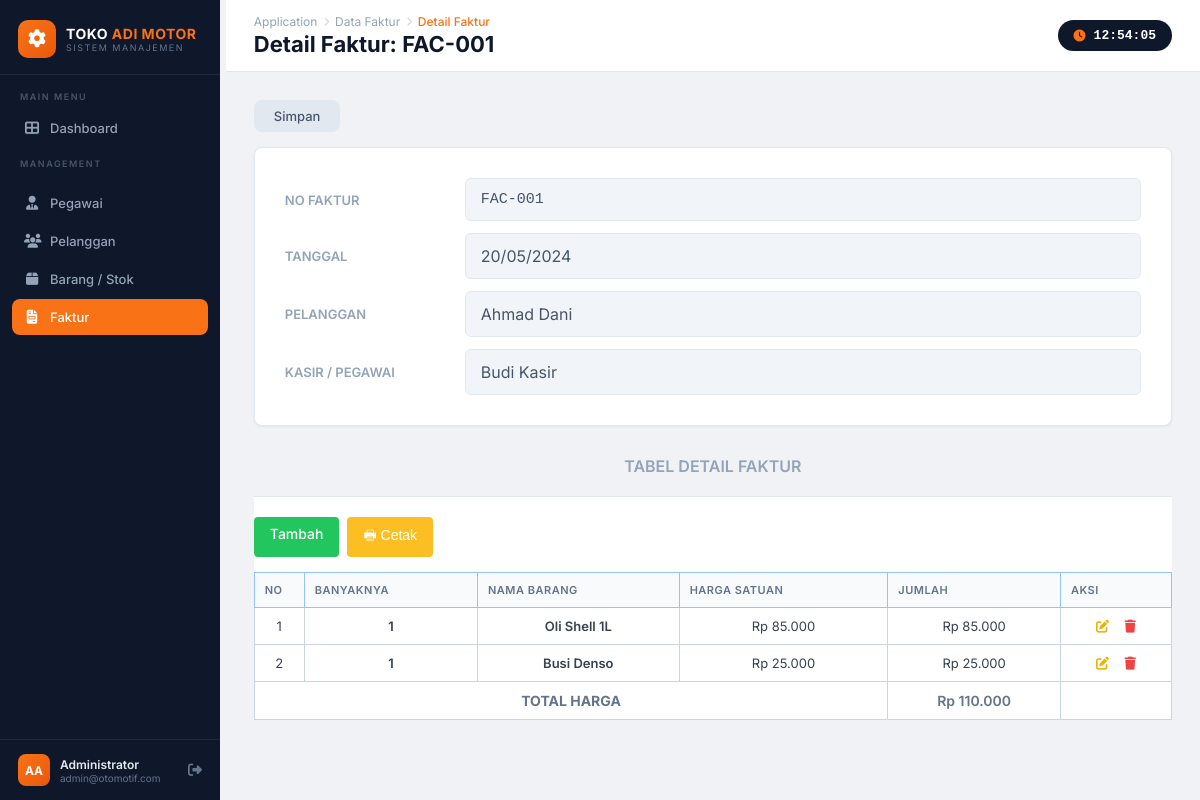
The page /faktur/fakturdetaillihat.php?NoFaktur=FAC-001 on the database its author committed.
### tables this page shows
CREATE TABLE `faktur` (
  `NoFaktur` varchar(15) NOT NULL,
  `Tanggal` date NOT NULL,
  `Total` int(11) NOT NULL,
  `IDPELANGGAN` varchar(10) DEFAULT NULL,
  `IDPEGAWAI` varchar(10) DEFAULT NULL
);

CREATE TABLE `pelanggan` (
  `idpelanggan` varchar(10) NOT NULL,
  `namapelanggan` varchar(100) NOT NULL
);

CREATE TABLE `pegawai` (
  `idpegawai` varchar(10) NOT NULL,
  `NamaPegawai` varchar(100) NOT NULL,
  `TTD_Digital_Pegawai` text DEFAULT NULL
);

CREATE TABLE `detail_faktur` (
  `NoFaktur` varchar(15) NOT NULL,
  `KodeBarang` varchar(10) NOT NULL,
  `JumlahBarang` int(11) NOT NULL,
  `HargaJumlah` int(11) NOT NULL
);

CREATE TABLE `barang` (
  `KodeBarang` varchar(10) NOT NULL,
  `NamaBarang` varchar(100) NOT NULL,
  `HargaSatuan` int(11) NOT NULL
);

### faktur/fakturdetaillihat.php (the view, shortened to what this page needs)
<?php
include '../config/koneksi.php';
include '../config/sidebar.php';
$NoFaktur = mysqli_real_escape_string($conn, $_GET['NoFaktur']);
$query_faktur = mysqli_query($conn, "SELECT faktur.*, pelanggan.NamaPelanggan, pegawai.NamaPegawai
                                    FROM faktur
                                    LEFT JOIN pelanggan ON faktur.IDPELANGGAN = pelanggan.IDPELANGGAN
                                    LEFT JOIN pegawai ON faktur.IDPEGAWAI = pegawai.IDPEGAWAI
                                    WHERE faktur.NoFaktur = '$NoFaktur'");
$header = mysqli_fetch_array($query_faktur);
?>
<div class="topbar">
    <div>
        <div class="topbar-breadcrumb">
            <span class="bc-app">Application</span>
            <span class="bc-sep"><i class="fas fa-chevron-right" style="font-size:9px"></i></span>
            <span class="bc-app">Data Faktur</span>
            <span class="bc-sep"><i class="fas fa-chevron-right" style="font-size:9px"></i></span>
            <span class="bc-current">Detail Faktur</span>
        </div>
        <div class="topbar-title">Detail Faktur: <?php echo $NoFaktur; ?></div>
    </div>
    <div class="topbar-clock">
        <i class="fas fa-clock"></i>
        <span id="live-clock">00:00:00</span>
    </div>
</div>
<div class="page-body">
    <div style="margin-bottom: 15px; display: flex; gap: 10px;">
        <a href="fakturlihat.php" class="btn btn-secondary" style="padding: 8px 20px;">Simpan</a>
    </div>
    <div class="card" style="margin-bottom: 30px; border: 1px solid #e2e8f0; border-radius: 8px;">
        <div class="card-body" style="padding: 30px;">
            <div style="display: flex; flex-direction: column; gap: 12px;">
                <div style="display: flex; align-items: center;">
                    <label style="width: 180px; color:#94a3b8; font-size: 13px; text-transform: uppercase; font-weight: 600;">No Faktur</label>
                    <div style="flex: 1; background: #f1f5f9; border: 1px solid #e2e8f0; padding: 12px 15px; border-radius: 6px; color: #475569; font-family: monospace; font-size: 15px;">
                        <?php echo $header['NoFaktur']; ?>
                    </div>
                </div>
                <div style="display: flex; align-items: center;">
                    <label style="width: 180px; color:#94a3b8; font-size: 13px; text-transform: uppercase; font-weight: 600;">Tanggal</label>
                    <div style="flex: 1; background: #f1f5f9; border: 1px solid #e2e8f0; padding: 12px 15px; border-radius: 6px; color: #475569;">
                        <?php echo date('d/m/Y', strtotime($header['Tanggal'])); ?>
                    </div>
                </div>
                <div style="display: flex; align-items: center;">
                    <label style="width: 180px; color:#94a3b8; font-size: 13px; text-transform: uppercase; font-weight: 600;">Pelanggan</label>
                    <div style="flex: 1; background: #f1f5f9; border: 1px solid #e2e8f0; padding: 12px 15px; border-radius: 6px; color: #475569;">
                        <?php echo $header['NamaPelanggan'] ?? 'Pelanggan Umum'; ?>
                    </div>
                </div>
                <div style="display: flex; align-items: center;">
                    <label style="width: 180px; color:#94a3b8; font-size: 13px; text-transform: uppercase; font-weight: 600;">Kasir / Pegawai</label>
                    <div style="flex: 1; background: #f1f5f9; border: 1px solid #e2e8f0; padding: 12px 15px; border-radius: 6px; color: #475569;">
                        <?php echo ($header['NamaPegawai'] ?? $header['IDPEGAWAI']) ?: '-'; ?>
                    </div>
                </div>
            </div>
        </div>
    </div>
    <h4 style="text-align: center; color: #94a3b8; margin-bottom: 20px; font-weight: 600; text-transform: uppercase;">Tabel Detail Faktur</h4>
    <div style="background: white; border-top: 1px solid #e2e8f0; padding-top: 20px;">
        <div style="margin-bottom: 15px; display: flex; gap: 8px;">
            <a href="fakturdetailtambah.php?NoFaktur=<?php echo $NoFaktur; ?>" style="background: #22c55e; color: white; padding: 8px 16px; border-radius: 4px; text-decoration: none; font-weight: 500; font-size: 14px;">Tambah</a>
            <button onclick="cetakFaktur('<?php echo urlencode($NoFaktur); ?>')" style="background: #fbbf24; color: white; padding: 8px 16px; border-radius: 4px; border: none; font-weight: 500; font-size: 14px; cursor:pointer;">&#128438; Cetak</button>
        </div>
        <table width="100%" style="border-collapse: collapse; text-align: center; font-size: 14px; border: 1px solid #cbd5e1;">
            <thead>
                <tr style="background-color: #bfdbfe; color: #000; font-weight: 600;">
                    <th style="padding: 10px; border: 1px solid #93c5fd; width: 50px;">No</th>
                    <th style="padding: 10px; border: 1px solid #93c5fd;">Banyaknya</th>
                    <th style="padding: 10px; border: 1px solid #93c5fd;">Nama Barang</th>
                    <th style="padding: 10px; border: 1px solid #93c5fd;">Harga Satuan</th>
                    <th style="padding: 10px; border: 1px solid #93c5fd;">Jumlah</th>
                    <th style="padding: 10px; border: 1px solid #93c5fd;">Aksi</th>
                </tr>
            </thead>
            <tbody>
            <?php
            $sql_detail = "SELECT detail_faktur.*, barang.NamaBarang, barang.HargaSatuan
                           FROM detail_faktur
                           JOIN barang ON detail_faktur.KodeBarang = barang.KodeBarang
                           WHERE detail_faktur.NoFaktur = '$NoFaktur'";
            $query_detail = mysqli_query($conn, $sql_detail);
            $no = 1;
            if(mysqli_num_rows($query_detail) > 0) {
                while ($row = mysqli_fetch_array($query_detail)){
                ?>
                <tr>
                    <td style="padding: 10px; border: 1px solid #cbd5e1;"><?php echo $no++; ?></td>
                    <td style="padding: 10px; border: 1px solid #cbd5e1; font-weight: 600;"><?php echo $row['JumlahBarang']; ?></td>
                    <td style="padding: 10px; border: 1px solid #cbd5e1; font-weight: 600;"><?php echo $row['NamaBarang']; ?></td>
                    <td style="padding: 10px; border: 1px solid #cbd5e1;">Rp <?php echo number_format($row['HargaSatuan'], 0, ',', '.'); ?></td>
                    <td style="padding: 10px; border: 1px solid #cbd5e1;">Rp <?php echo number_format($row['HargaJumlah'], 0, ',', '.'); ?></td>
                    <td style="padding: 10px; border: 1px solid #cbd5e1;">
                        <a href="fakturdetailubah.php?NoFaktur=<?php echo $NoFaktur; ?>&KodeBarang=<?php echo $row['KodeBarang']; ?>" style="color: #eab308; margin-right: 12px;" title="Edit Jumlah"><i class="fas fa-edit"></i></a>
                        <a href="fakturdetailhapus.php?NoFaktur=<?php echo $NoFaktur; ?>&KodeBarang=<?php echo $row['KodeBarang']; ?>" onclick="return confirm('Hapus barang ini?')" style="color: #ef4444;" title="Hapus Barang"><i class="fas fa-trash"></i></a>
                    </td>
                </tr>
                <?php
                }
            } else {
                echo "<tr><td colspan='6' style='text-align:center; padding: 20px; border: 1px solid #cbd5e1; color:#94a3b8;'>Data detail barang tidak ditemukan.</td></tr>";
            }
            ?>
            </tbody>
            <tfoot>
                <tr>
                    <th colspan="4" style="text-align: center; padding: 10px; border: 1px solid #cbd5e1; color: #64748b; font-size: 14px;">TOTAL HARGA</th>
                    <th style="text-align: center; padding: 10px; border: 1px solid #cbd5e1; font-weight: 600; color: #64748b;">Rp <?php echo number_format($header['Total'], 0, ',', '.'); ?></th>
                    <th style="padding: 10px; border: 1px solid #cbd5e1;"></th>
                </tr>
            </tfoot>
        </table>
    </div>
</div>
</body>
</html>

### config/sidebar.php (shortened to what this page needs)
<?php
$currentPage = basename($_SERVER['PHP_SELF']);
$currentDir  = basename(dirname($_SERVER['PHP_SELF']));
function isActive($dir, $currentDir, $currentPage) {
    if ($dir === $currentDir) return 'active';
    return '';
}
?>
<!DOCTYPE html>
<html lang="id">
<head>
<link rel="stylesheet" href="https://cdnjs.cloudflare.com/ajax/libs/font-awesome/6.5.0/css/all.min.css">
</head>
<body>
<aside class="sidebar">
    <div class="sidebar-brand">
        <div class="brand-icon"><i class="fas fa-cog"></i></div>
        <div class="brand-text">
            <span class="brand-name">TOKO <span style="color:#f97316;">ADI MOTOR</span></span>
            <span class="brand-sub">Sistem Manajemen</span>
        </div>
    </div>
    <nav class="sidebar-nav">
        <div class="nav-label">Main Menu</div>
        <a href="<?php echo str_repeat('../', substr_count($_SERVER['PHP_SELF'], '/') - 2); ?>dashboard.php"
           class="nav-item <?php echo isActive('dashboard', $currentDir, $currentPage); ?>">
            <i class="fas fa-th-large"></i> Dashboard
        </a>
        <div class="nav-separator">
            <div class="nav-label">Management</div>
        </div>
        <a href="<?php echo str_repeat('../', substr_count($_SERVER['PHP_SELF'], '/') - 2); ?>pegawai/pegawailihat.php"
           class="nav-item <?php echo isActive('pegawai', $currentDir, $currentPage); ?>">
            <i class="fas fa-user-tie"></i> Pegawai
        </a>
        <a href="<?php echo str_repeat('../', substr_count($_SERVER['PHP_SELF'], '/') - 2); ?>pelanggan/pelangganlihat.php"
           class="nav-item <?php echo isActive('pelanggan', $currentDir, $currentPage); ?>">
            <i class="fas fa-users"></i> Pelanggan
        </a>
        <a href="<?php echo str_repeat('../', substr_count($_SERVER['PHP_SELF'], '/') - 2); ?>barang/baranglihat.php"
           class="nav-item <?php echo isActive('barang', $currentDir, $currentPage); ?>">
            <i class="fas fa-box"></i> Barang / Stok
        </a>
        <a href="<?php echo str_repeat('../', substr_count($_SERVER['PHP_SELF'], '/') - 2); ?>faktur/fakturlihat.php"
           class="nav-item <?php echo isActive('faktur', $currentDir, $currentPage); ?>">
            <i class="fas fa-file-invoice"></i> Faktur
        </a>
    </nav>
    <div class="sidebar-footer">
        <div class="avatar">AA</div>
        <div class="user-info">
            <div class="user-name">Administrator</div>
            <div class="user-role">admin@otomotif.com</div>
        </div>
        <a href="<?php echo str_repeat('../', substr_count($_SERVER['PHP_SELF'], '/') - 2); ?>logout.php" class="logout-btn" title="Logout">
            <i class="fas fa-sign-out-alt"></i>
        </a>
    </div>
</aside>
<div class="main-content">

### config/sidebar.php (style rules this page uses)
* { margin: 0; padding: 0; box-sizing: border-box; }
body { font-family: 'Inter', sans-serif; background: #f0f2f5; display: flex; min-height: 100vh; color: #333; }
.sidebar { width: 220px; min-width: 220px; background: #0f172a; display: flex; flex-direction: column; position: fixed; top: 0; left: 0; bottom: 0; z-index: 100; }
.sidebar-brand { display: flex; align-items: center; gap: 10px; padding: 20px 18px 16px; border-bottom: 1px solid #1e293b; }
.sidebar-brand .brand-icon { width: 38px; height: 38px; background: linear-gradient(135deg, #f97316, #ea580c); border-radius: 10px; display: flex; align-items: center; justify-content: center; color: #fff; font-size: 18px; }
.sidebar-brand .brand-text { display: flex; flex-direction: column; }
.sidebar-brand .brand-name { color: #fff; font-weight: 700; font-size: 14px; letter-spacing: 0.5px; }
.sidebar-brand .brand-sub { color: #64748b; font-size: 9px; letter-spacing: 1.5px; text-transform: uppercase; }
.sidebar-nav { padding: 16px 12px; flex: 1; }
.nav-label { font-size: 9px; font-weight: 600; letter-spacing: 1.5px; color: #475569; text-transform: uppercase; padding: 0 8px 8px; }
.nav-item { display: flex; align-items: center; gap: 10px; padding: 10px 12px; border-radius: 8px; color: #94a3b8; text-decoration: none; font-size: 13px; font-weight: 500; margin-bottom: 2px; transition: all 0.2s; }
.nav-item i { width: 16px; text-align: center; font-size: 14px; }
.nav-item.active { background: #f97316; color: #fff; }
.nav-separator { margin: 12px 0 8px; }
.sidebar-footer { padding: 14px 18px; border-top: 1px solid #1e293b; display: flex; align-items: center; gap: 10px; }
.sidebar-footer .avatar { width: 32px; height: 32px; background: linear-gradient(135deg, #f97316, #ea580c); border-radius: 8px; color: #fff; font-weight: 700; font-size: 12px; display: flex; align-items: center; justify-content: center; }
.sidebar-footer .user-info { flex: 1; }
.sidebar-footer .user-name { color: #e2e8f0; font-size: 12px; font-weight: 600; }
.sidebar-footer .user-role { color: #64748b; font-size: 10px; }
.sidebar-footer .logout-btn { color: #64748b; font-size: 14px; cursor: pointer; text-decoration: none; transition: color 0.2s; }
.main-content { margin-left: 220px; flex: 1; min-height: 100vh; display: flex; flex-direction: column; }
.topbar { background: #fff; padding: 14px 28px; display: flex; align-items: center; justify-content: space-between; border-bottom: 1px solid #e2e8f0; position: sticky; top: 0; z-index: 50; }
.topbar-breadcrumb { display: flex; align-items: center; gap: 6px; }
.topbar-breadcrumb .bc-app { color: #94a3b8; font-size: 12px; }
.topbar-breadcrumb .bc-sep { color: #cbd5e1; font-size: 12px; }
.topbar-breadcrumb .bc-current { color: #f97316; font-size: 12px; font-weight: 500; }
.topbar-title { font-size: 22px; font-weight: 700; color: #0f172a; margin-top: 2px; }
.topbar-clock { background: #0f172a; color: #fff; padding: 8px 16px; border-radius: 20px; font-size: 13px; font-weight: 600; font-family: monospace; display: flex; align-items: center; gap: 8px; }
.topbar-clock i { color: #f97316; font-size: 12px; }
.page-body { padding: 28px; flex: 1; }
.card { background: #fff; border-radius: 12px; box-shadow: 0 1px 3px rgba(0,0,0,.06); overflow: hidden; }
.card-body { padding: 0; }
.btn { display: inline-flex; align-items: center; gap: 6px; padding: 9px 16px; border-radius: 8px; font-size: 13px; font-weight: 500; text-decoration: none; border: none; cursor: pointer; transition: all 0.2s; }
.btn-secondary { background: #e2e8f0; color: #475569; }
table { width: 100%; border-collapse: collapse; }
table thead th { background: #f8fafc; color: #64748b; font-size: 11px; font-weight: 600; text-transform: uppercase; letter-spacing: 0.5px; padding: 12px 16px; text-align: left; border-bottom: 1px solid #e2e8f0; }
table tbody td { padding: 13px 16px; font-size: 13px; border-bottom: 1px solid #f1f5f9; color: #374151; }
table tbody tr:last-child td { border-bottom: none; }

### rows shown on the page
faktur: NoFaktur "FAC-001", Tanggal "20/05/2024", IDPELANGGAN.namapelanggan "Ahmad Dani", IDPEGAWAI.NamaPegawai "Budi Kasir", Total "110.000"
detail_faktur: JumlahBarang "1", KodeBarang.NamaBarang "Oli Shell 1L", KodeBarang.HargaSatuan "85.000", HargaJumlah "85.000"
detail_faktur: JumlahBarang "1", KodeBarang.NamaBarang "Busi Denso", KodeBarang.HargaSatuan "25.000", HargaJumlah "25.000"

### other values the page prints
$NoFaktur "FAC-001"
